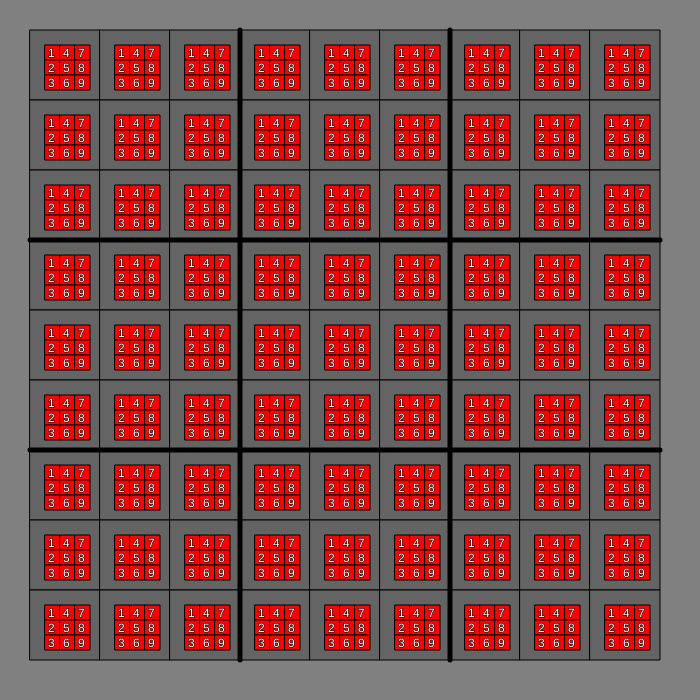
Frame 1 (no input)
Frame 60 (no input): identical to frame 1, image omitted
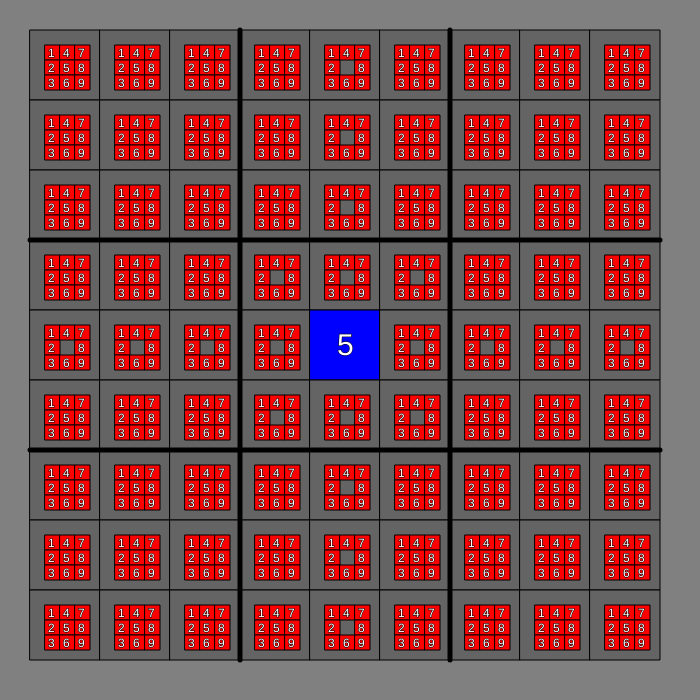
Frame 120 (the mouse pressed at the canvas centre since frame 60)

The p5.js sketch that drew these frames (run headless with seeded random() and noise() and a simulated clock; from frame 60 on, the mouse is pressed at the canvas centre):

// p5.js sketch
// ── sketch.js
const CANVAS_SIZE = 700;
const X_OFFSET = 30;
const Y_OFFSET = 30;

let board = [];
function setup() {
  createCanvas(CANVAS_SIZE, CANVAS_SIZE);
  for(let i = 0; i < 9; i++) {
    row = [];
    for(let j = 0; j < 9; j++)
      row.push(new Cell(j * CELL_SIZE + X_OFFSET, i * CELL_SIZE + Y_OFFSET));
    board.push(row);
  }
}

function mousePressed() {
  for(let i = 0; i < 9; i++) {
    for(let j = 0; j < 9; j++) {
      let num = board[i][j].isClicked();
      if(num != -1) {
        for(let k = 0; k < 9; k++) {
          board[k][j].removePossibleState(num);
          board[i][k].removePossibleState(num);
        }
        let bigI = Math.floor(i / 3);
        let bigJ = Math.floor(j / 3);
        switch(bigI) {
          case 0:
            switch(bigJ) {
              case 0: // (0, 0)
                for(let k = 0; k < 3; k++)
                  for(let l = 0; l < 3; l++)
                    board[k][l].removePossibleState(num);
                break;
              case 1: // (0, 1)
                for(let k = 0; k < 3; k++)
                  for(let l = 3; l < 6; l++)
                    board[k][l].removePossibleState(num);              
                break;
              case 2: //(0, 2)
                for(let k = 0; k < 3; k++)
                  for(let l = 6; l < 9; l++)
                    board[k][l].removePossibleState(num);
                break;
            }
            break;
          case 1:
            switch(bigJ) {
              case 0: //(1, 0)
                for(let k = 3; k < 6; k++)
                  for(let l = 0; l < 3; l++)
                    board[k][l].removePossibleState(num);
                break;
              case 1: //(1, 1)
                for(let k = 3; k < 6; k++)
                  for(let l = 3; l < 6; l++)
                    board[k][l].removePossibleState(num);
                break;
              case 2: //(1, 2)
                for(let k = 3; k < 6; k++)
                  for(let l = 6; l < 9; l++)
                    board[k][l].removePossibleState(num);
                break;
            }
            break;
          case 2:
            switch(bigJ) {
              case 0: //(2, 0)
                for(let k = 6; k < 9; k++)
                  for(let l = 0; l < 3; l++)
                    board[k][l].removePossibleState(num);
                break;
              case 1: //(2, 1)
                for(let k = 6; k < 9; k++)
                  for(let l = 3; l < 6; l++)
                    board[k][l].removePossibleState(num);
                break;
              case 2: //(2, 2)
                for(let k = 6; k < 9; k++)
                  for(let l = 6; l < 9; l++)
                    board[k][l].removePossibleState(num);
                break;
            }
            break;
        }
      }
    }
  }
  for(let i = 0; i < 9; i++)
    for(let j = 0; j < 9; j++)
      board[i][j].update();
}

//This function is on an infinite loop at 60 fps
function draw() {
  background('grey');
  stroke('black')
  strokeWeight(1);
  for(let i = 0; i < board.length; i++)
    for(let j = 0; j < board.length; j++)
      board[i][j].display();
  strokeWeight(5);
  for(let i = 3; i <= 6; i += 3)
    line(i * CELL_SIZE + X_OFFSET, Y_OFFSET, i * CELL_SIZE + X_OFFSET, 9 * CELL_SIZE + Y_OFFSET);
  for(let i = 3; i <= 6; i+= 3)
    line(X_OFFSET, i * CELL_SIZE + Y_OFFSET, 9 * CELL_SIZE + X_OFFSET, i * CELL_SIZE + Y_OFFSET);
}

// ── Cell.js
const CELL_SIZE = 70;
const SELECTOR_SPACING = 15;

class Cell {
    constructor(x, y) {
        this.x = x;
        this.y = y;

        this.possible = [];
        let num = 1;
        for(let i = 0; i < 3; i++) {
            let tempArr = [];
            for(let j = 0; j < 3; j++) {
                tempArr.push(new Selector(SELECTOR_SPACING + this.x + i * SELECTOR_SPACING, SELECTOR_SPACING + this.y + j * SELECTOR_SPACING, num));
                num++;
            }
            this.possible.push(tempArr);
        }
        this.entropy = 10;

        this.collapsed = false;
        this.num = -1;
    }

    isClicked() {
        for(let i = 0; i < 3; i++) {
            for(let j = 0; j < 3; j++) {
                if(this.possible[i][j].isClicked() && this.possible[i][j].isActive()) { //This returns a boolean so more must be done with this info
                    this.collapse(this.possible[i][j].getNum());
                    //Now we need to remove that number as a possiblity in its respected row, column, a nd 3x3 cell
                    return this.possible[i][j].getNum();
                }
            }
        }
        return -1;
    }

    collapse(state) {
        if(!this.collapsed) {
            this.collapsed = true;
            this.num = state;

            
        }
    }

    update() {
        //2D array for possible states may not be efficient because I would need to loop through it everytime to figure out which selector is the only one active
        let count = 0;
        let num = -1;
        for(let i = 0; i < this.possible.length; i++)
            for(let j = 0; j < this.possible[0].length; j++)
                if(this.possible[i][j].isActive()) {
                    num = this.possible[i][j].getNum();
                    count++;
                }
        if(count == 1) {
            this.collapse(num);
        }
    }

    removePossibleState(num) {
        for(let i = 0; i < 3; i++) {
            for(let j = 0; j < 3; j++) {
                if(this.possible[i][j].getNum() == num) {
                    this.possible[i][j].makeInactive();
                    return;
                }
            }
        }
    }

    display() {
        if(!this.collapsed) {
            fill(100, 100, 100);
            rect(this.x, this.y, CELL_SIZE, CELL_SIZE);
            for(let i = 0; i < 3; i++)
                for(let j = 0; j < 3; j++)
                    this.possible[i][j].display();
        }
        else {
            fill('blue');
            rect(this.x, this.y, CELL_SIZE, CELL_SIZE);
            fill('white');
            textSize(30);
            text(this.num, this.x + 27, this.y + 45);
        }
    }
}
// ── Selector.js
const BUTTON_SIZE = 15;
class Selector {
    constructor(x, y, num) {
        this.x = x;
        this.y = y;
        this.num = num;
        this.active = true;
    }

    getNum() {
        return this.num;
    }

    isActive() {
        return this.active;
    }

    makeInactive() {
        this.active = false;
    }

    display() {
        if(this.active) {
            fill('red');
            rect(this.x, this.y, BUTTON_SIZE, BUTTON_SIZE);
            fill('white');
            textSize(12);
            text(this.num, this.x + 3, this.y + 12);
        }
    }

    isClicked() { //Returns true if the object has been clicked on
        /*
        if(mouseX >= this.x && mouseX <= this.x + BUTTON_SIZE && mouseY >= this.y && mouseY <= this.y + BUTTON_SIZE)
            this.active = false;*/
        return mouseX >= this.x && mouseX <= this.x + BUTTON_SIZE && mouseY >= this.y && mouseY <= this.y + BUTTON_SIZE;
    }
}
// ── style.css
html, body {
  margin: 0;
  padding: 0;
  
  height: 100%
}

canvas {
  display: block;
}

body {
  margin: 0;
  display: flex;
  justify-content: center;
  align-items: center;
}
